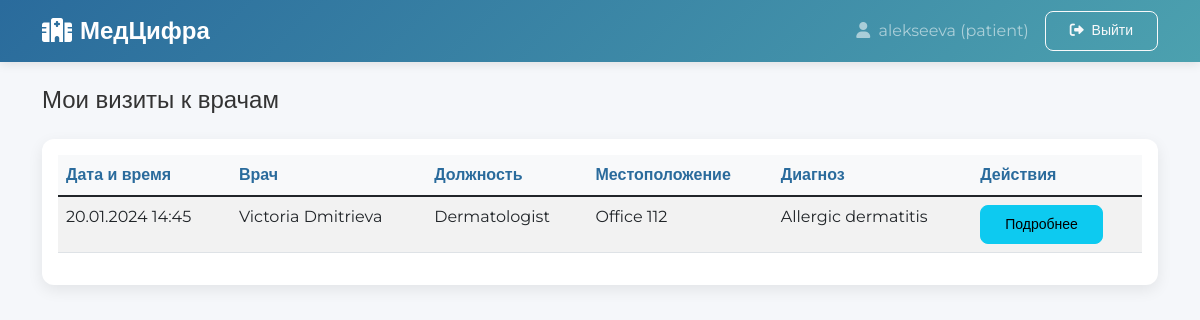
The page /patient/dashboard (signed in) on the database its author committed.
### models.py (models this page shows)
class Patient(db.Model):
    __tablename__ = "patients"
    id = db.Column(db.Integer, primary_key=True)
    first_name = db.Column(db.String(50), nullable=False)
    last_name = db.Column(db.String(50), nullable=False)
    gender = db.Column(String(10), nullable=False)
    date_of_birth = db.Column(db.Date, nullable=False)
    address = db.Column(db.Text)
    login = db.Column(db.String(50), unique=True, nullable=False)
    password_hash = db.Column(db.String(255), nullable=False)
    created_at = db.Column(db.DateTime, default=datetime.utcnow)

class Visit(db.Model):
    __tablename__ = "visits"
    id = db.Column(db.Integer, primary_key=True)
    patient_id = db.Column(
        db.Integer, db.ForeignKey("patients.id", ondelete="CASCADE"), nullable=False
    )
    doctor_id = db.Column(
        db.Integer, db.ForeignKey("doctors.id", ondelete="CASCADE"), nullable=False
    )
    date = db.Column(db.DateTime, nullable=False)
    location = db.Column(db.String(100))
    symptoms = db.Column(db.Text)
    diagnosis = db.Column(db.Text)
    prescriptions = db.Column(db.Text)
    created_at = db.Column(db.DateTime, default=datetime.utcnow)
    patient = db.relationship("Patient", backref="visits", lazy=True)
    doctor = db.relationship("Doctor", backref="visits", lazy=True)

class Doctor(db.Model):
    __tablename__ = "doctors"
    id = db.Column(db.Integer, primary_key=True)
    first_name = db.Column(db.String(50), nullable=False)
    middle_name = db.Column(db.String(50))  # изменения для 8 ЛБ
    last_name = db.Column(db.String(50), nullable=False)
    position = db.Column(db.String(100), nullable=False)
    login = db.Column(db.String(50), unique=True, nullable=False)
    password_hash = db.Column(db.String(255), nullable=False)
    created_at = db.Column(db.DateTime, default=datetime.utcnow)

### app.py (the view)
@app.route("/patient/dashboard")
@login_required
def patient_dashboard():
    if current_user.role != "patient":
        flash("Доступ запрещен", "error")
        return redirect(url_for("index"))
    try:
        visits = (
            db.session.query(
                Visit.id,
                Visit.date,
                Visit.location,
                Visit.diagnosis,
                Doctor.first_name.label("doctor_first_name"),
                Doctor.last_name.label("doctor_last_name"),
                Doctor.position,
            )
            .join(Doctor, Visit.doctor_id == Doctor.id)
            .filter(Visit.patient_id == current_user.id)
            .order_by(Visit.date.desc())
            .all()
        )
        return render_template("patient/dashboard.html", visits=visits)
    except Exception as e:
        flash(f"Ошибка: {str(e)}", "error")
        return render_template("patient/dashboard.html", visits=[])

### app.py (called while the page is built)
@login_manager.user_loader
def load_user(user_id):
    return User.get(user_id)

### models.py (called while the page is built)
    @staticmethod
    def get(user_id):
        try:
            if "_" not in user_id:
                return None
            role, id_str = user_id.split("_", 1)
            user_id_int = int(id_str)
            if role == "admin":
                obj = Admin.query.get(user_id_int)
            elif role == "doctor":
                obj = Doctor.query.get(user_id_int)
            elif role == "patient":
                obj = Patient.query.get(user_id_int)
            else:
                return None
            if obj:
                return User(obj.id, getattr(obj, "login", None), role)
            return None
        except Exception as e:
            print(f"Error loading user: {e}")
            return None

### templates/patient/dashboard.html (shortened to what this page needs)
{% extends "base.html" %}
{% block content %}
<div class="row">
    <div class="col-md-12">
        <h4 class="mb-4">Мои визиты к врачам</h4>
        {% if visits %}
        <div class="card">
            <div class="card-body">
                <div class="table-responsive">
                    <table class="table table-striped">
                        <thead>
                            <tr>
                                <th>Дата и время</th>
                                <th>Врач</th>
                                <th>Должность</th>
                                <th>Местоположение</th>
                                <th>Диагноз</th>
                                <th>Действия</th>
                            </tr>
                        </thead>
                        <tbody>
                            {% for visit in visits %}
                            <tr>
                                <td>{{ visit.date.strftime('%d.%m.%Y %H:%M') }}</td>
                                <td>{{ visit.doctor_first_name }} {{ visit.doctor_last_name }}</td>
                                <td>{{ visit.position }}</td>
                                <td>{{ visit.location }}</td>
                                <td>{{ visit.diagnosis[:50] }}{% if visit.diagnosis|length > 50 %}...{% endif %}</td>
                                <td>
                                    <button class="btn btn-sm btn-info" onclick="showVisitDetails('{{ visit.id }}')">
                                        Подробнее
                                    </button>
                                </td>
                            </tr>
                            {% endfor %}
                        </tbody>
                    </table>
                </div>
            </div>
        </div>
        {% else %}
        <div class="alert alert-info">
            <h5>У вас пока нет записей о визитах</h5>
            <p>Обратитесь к администратору для записи на прием к врачу.</p>
        </div>
        {% endif %}
    </div>
</div>
{% endblock %}

### templates/base.html (shortened to what this page needs)
<!DOCTYPE html>
<html lang="ru">
<head>
    <link href="https://cdn.jsdelivr.net/npm/bootstrap@5.1.3/dist/css/bootstrap.min.css" rel="stylesheet">
    <link rel="stylesheet" href="https://cdnjs.cloudflare.com/ajax/libs/font-awesome/6.0.0/css/all.min.css">
    <link href="{{ url_for('static', filename='css/style.css') }}" rel="stylesheet">
</head>
<body>
    <nav class="navbar navbar-expand-lg navbar-dark">
        <div class="container">
            <a class="navbar-brand" href="{{ url_for('index') }}">
                <i class="fas fa-hospital me-2"></i>МедЦифра
            </a>
            <div class="navbar-nav ms-auto">
                {% if current_user.is_authenticated %}
                <span class="navbar-text me-3">
                    <i class="fas fa-user me-1"></i> {{ current_user.login }} ({{ current_user.role }})
                </span>
                <a class="btn btn-outline-light btn-sm" href="{{ url_for('logout') }}">
                    <i class="fas fa-sign-out-alt me-1"></i> Выйти
                </a>
                {% endif %}
            </div>
        </div>
    </nav>
    <div class="container mt-4">
        {% block content %}{% endblock %}
    </div>
</body>
</html>

### static/css/style.css (style rules this page uses)
.card { margin-bottom: 20px; box-shadow: 0 0.125rem 0.25rem rgba(0, 0, 0, 0.075); }
.table th { font-weight: 600; background-color: #f8f9fa; }
.btn-sm { padding: 0.25rem 0.5rem; font-size: 0.875rem; }

### templates/base.html (style rules this page uses)
:root { --primary: #2a6b9c; --secondary: #4ca1af; --accent: #36b3a8; --light: #f8f9fa; --dark: #343a40; }
body { font-family: 'Montserrat', sans-serif; background-color: #f5f7fa; color: #333; }
.navbar { box-shadow: 0 2px 10px rgba(0,0,0,0.1); background: linear-gradient(135deg, var(--primary) 0%, var(--secondary) 100%) !important; }
.navbar-brand { font-weight: 700; font-size: 1.5rem; }
.card { border: none; border-radius: 12px; box-shadow: 0 5px 15px rgba(0,0,0,0.08); transition: transform 0.3s ease, box-shadow 0.3s ease; }
.btn { border-radius: 8px; font-weight: 500; padding: 0.5rem 1.5rem; transition: all 0.3s ease; }
.table th { border-top: none; font-weight: 600; color: var(--primary); }

### rows shown on the page
Patient: login "alekseeva"
Visit: date "20.01.2024 14:45", doctor_first_name "Victoria", doctor_last_name "Dmitrieva", position "Dermatologist", location "Office 112", diagnosis "Allergic dermatitis"

### other values the page prints
{{ current_user.role }} "patient"
